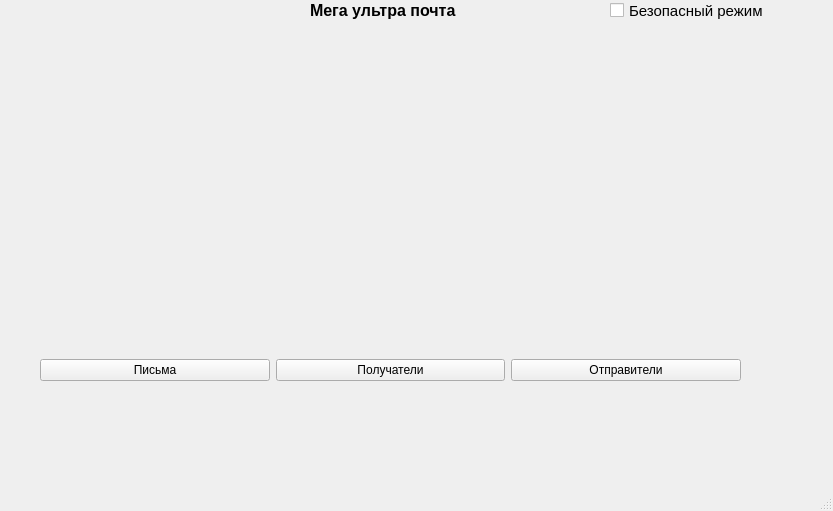
<?xml version="1.0" encoding="UTF-8"?>
<ui version="4.0">
 <class>MainWindow</class>
 <widget class="QMainWindow" name="MainWindow">
  <property name="geometry">
   <rect>
    <x>0</x>
    <y>0</y>
    <width>833</width>
    <height>511</height>
   </rect>
  </property>
  <property name="windowTitle">
   <string>Шумков Д.В. 4134к</string>
  </property>
  <widget class="QWidget" name="centralwidget">
   <widget class="QStackedWidget" name="stackedWidget">
    <property name="geometry">
     <rect>
      <x>20</x>
      <y>30</y>
      <width>791</width>
      <height>441</height>
     </rect>
    </property>
    <widget class="QWidget" name="page">
     <widget class="QWidget" name="layoutWidget">
      <property name="geometry">
       <rect>
        <x>20</x>
        <y>325</y>
        <width>701</width>
        <height>31</height>
       </rect>
      </property>
      <layout class="QHBoxLayout" name="horizontalLayout_2">
       <item>
        <widget class="QPushButton" name="pushButton_3">
         <property name="text">
          <string>Письма</string>
         </property>
        </widget>
       </item>
       <item>
        <widget class="QPushButton" name="pushButton_2">
         <property name="text">
          <string>Получатели</string>
         </property>
        </widget>
       </item>
       <item>
        <widget class="QPushButton" name="pushButton">
         <property name="text">
          <string>Отправители</string>
         </property>
        </widget>
       </item>
      </layout>
     </widget>
     <widget class="QLabel" name="label_12">
      <property name="geometry">
       <rect>
        <x>50</x>
        <y>360</y>
        <width>151</width>
        <height>61</height>
       </rect>
      </property>
      <property name="text">
       <string/>
      </property>
      <property name="pixmap">
       <pixmap resource="icons.qrc">:/src/free-icon-mail-646094.png</pixmap>
      </property>
      <property name="scaledContents">
       <bool>true</bool>
      </property>
     </widget>
     <widget class="QLabel" name="label_13">
      <property name="geometry">
       <rect>
        <x>300</x>
        <y>360</y>
        <width>151</width>
        <height>51</height>
       </rect>
      </property>
      <property name="text">
       <string/>
      </property>
      <property name="pixmap">
       <pixmap resource="icons.qrc">:/src/free-icon-recipient-9101806.png</pixmap>
      </property>
      <property name="scaledContents">
       <bool>true</bool>
      </property>
     </widget>
     <widget class="QLabel" name="label_14">
      <property name="geometry">
       <rect>
        <x>530</x>
        <y>360</y>
        <width>161</width>
        <height>51</height>
       </rect>
      </property>
      <property name="text">
       <string/>
      </property>
      <property name="pixmap">
       <pixmap resource="icons.qrc">:/src/free-icon-mailing-10070244.png</pixmap>
      </property>
      <property name="scaledContents">
       <bool>true</bool>
      </property>
     </widget>
     <widget class="QLabel" name="label_15">
      <property name="geometry">
       <rect>
        <x>90</x>
        <y>40</y>
        <width>581</width>
        <height>271</height>
       </rect>
      </property>
      <property name="text">
       <string/>
      </property>
      <property name="pixmap">
       <pixmap resource="icons.qrc">:/src/photo_2023-05-30_22-47-25.jpg</pixmap>
      </property>
      <property name="scaledContents">
       <bool>true</bool>
      </property>
     </widget>
    </widget>
    <widget class="QWidget" name="page_3">
     <widget class="QPushButton" name="pushButton_5">
      <property name="geometry">
       <rect>
        <x>660</x>
        <y>380</y>
        <width>80</width>
        <height>24</height>
       </rect>
      </property>
      <property name="text">
       <string>Назад</string>
      </property>
     </widget>
     <widget class="QGroupBox" name="groupBox_3">
      <property name="geometry">
       <rect>
        <x>10</x>
        <y>50</y>
        <width>181</width>
        <height>281</height>
       </rect>
      </property>
      <property name="title">
       <string>Добавление</string>
      </property>
      <widget class="QWidget" name="layoutWidget">
       <property name="geometry">
        <rect>
         <x>11</x>
         <y>31</y>
         <width>161</width>
         <height>241</height>
        </rect>
       </property>
       <layout class="QVBoxLayout" name="verticalLayout">
        <item>
         <widget class="QLabel" name="label_4">
          <property name="text">
           <string>Имя</string>
          </property>
         </widget>
        </item>
        <item>
         <widget class="QLineEdit" name="lineEdit_5"/>
        </item>
        <item>
         <widget class="QLabel" name="label_5">
          <property name="text">
           <string>Адрес</string>
          </property>
         </widget>
        </item>
        <item>
         <widget class="QLineEdit" name="lineEdit_6"/>
        </item>
        <item>
         <widget class="QLabel" name="label_6">
          <property name="text">
           <string>Телефон</string>
          </property>
         </widget>
        </item>
        <item>
         <widget class="QLineEdit" name="lineEdit_7"/>
        </item>
        <item>
         <widget class="QPushButton" name="pushButton_12">
          <property name="text">
           <string>Добавить</string>
          </property>
         </widget>
        </item>
       </layout>
      </widget>
     </widget>
     <widget class="QGroupBox" name="groupBox_4">
      <property name="geometry">
       <rect>
        <x>200</x>
        <y>50</y>
        <width>151</width>
        <height>191</height>
       </rect>
      </property>
      <property name="title">
       <string>Редактирование</string>
      </property>
      <widget class="QWidget" name="layoutWidget">
       <property name="geometry">
        <rect>
         <x>10</x>
         <y>30</y>
         <width>131</width>
         <height>141</height>
        </rect>
       </property>
       <layout class="QVBoxLayout" name="verticalLayout_3">
        <item>
         <widget class="QLineEdit" name="lineEdit_8"/>
        </item>
        <item>
         <widget class="QPushButton" name="pushButton_10">
          <property name="text">
           <string>Редактировать</string>
          </property>
         </widget>
        </item>
        <item>
         <widget class="QPushButton" name="pushButton_11">
          <property name="text">
           <string>Удалить</string>
          </property>
         </widget>
        </item>
       </layout>
      </widget>
     </widget>
     <widget class="QTableView" name="tableView_2">
      <property name="geometry">
       <rect>
        <x>380</x>
        <y>10</y>
        <width>361</width>
        <height>321</height>
       </rect>
      </property>
     </widget>
     <widget class="QLabel" name="label_9">
      <property name="geometry">
       <rect>
        <x>0</x>
        <y>0</y>
        <width>221</width>
        <height>41</height>
       </rect>
      </property>
      <property name="font">
       <font>
        <family>Arial</family>
        <pointsize>12</pointsize>
        <bold>true</bold>
       </font>
      </property>
      <property name="text">
       <string>Вы в окне &quot;Получатель&quot;</string>
      </property>
     </widget>
    </widget>
    <widget class="QWidget" name="page_4">
     <widget class="QPushButton" name="pushButton_6">
      <property name="geometry">
       <rect>
        <x>660</x>
        <y>400</y>
        <width>80</width>
        <height>24</height>
       </rect>
      </property>
      <property name="text">
       <string>Назад</string>
      </property>
     </widget>
     <widget class="QTableView" name="tableView_3">
      <property name="geometry">
       <rect>
        <x>10</x>
        <y>30</y>
        <width>371</width>
        <height>301</height>
       </rect>
      </property>
     </widget>
     <widget class="QWidget" name="layoutWidget">
      <property name="geometry">
       <rect>
        <x>10</x>
        <y>330</y>
        <width>731</width>
        <height>61</height>
       </rect>
      </property>
      <layout class="QHBoxLayout" name="horizontalLayout_5">
       <item>
        <widget class="QGroupBox" name="groupBox_5">
         <property name="title">
          <string>Отправитель</string>
         </property>
         <widget class="QComboBox" name="comboBox">
          <property name="geometry">
           <rect>
            <x>10</x>
            <y>30</y>
            <width>341</width>
            <height>24</height>
           </rect>
          </property>
          <item>
           <property name="text">
            <string/>
           </property>
          </item>
         </widget>
        </widget>
       </item>
       <item>
        <widget class="QGroupBox" name="groupBox_6">
         <property name="title">
          <string>Получатель</string>
         </property>
         <widget class="QComboBox" name="comboBox_2">
          <property name="geometry">
           <rect>
            <x>10</x>
            <y>30</y>
            <width>341</width>
            <height>24</height>
           </rect>
          </property>
          <item>
           <property name="text">
            <string/>
           </property>
          </item>
         </widget>
        </widget>
       </item>
      </layout>
     </widget>
     <widget class="QPushButton" name="pushButton_Send">
      <property name="geometry">
       <rect>
        <x>270</x>
        <y>400</y>
        <width>191</width>
        <height>24</height>
       </rect>
      </property>
      <property name="font">
       <font>
        <pointsize>12</pointsize>
        <bold>true</bold>
       </font>
      </property>
      <property name="text">
       <string>Написать письмо</string>
      </property>
     </widget>
     <widget class="QLabel" name="label_11">
      <property name="geometry">
       <rect>
        <x>400</x>
        <y>20</y>
        <width>181</width>
        <height>31</height>
       </rect>
      </property>
      <property name="font">
       <font>
        <family>Arial</family>
        <pointsize>12</pointsize>
        <bold>true</bold>
       </font>
      </property>
      <property name="text">
       <string>Вы в окне &quot;Письма&quot;</string>
      </property>
     </widget>
     <widget class="QWidget" name="">
      <property name="geometry">
       <rect>
        <x>390</x>
        <y>110</y>
        <width>401</width>
        <height>216</height>
       </rect>
      </property>
      <layout class="QVBoxLayout" name="verticalLayout_5">
       <item>
        <widget class="QLabel" name="label_7">
         <property name="text">
          <string>Поле ввода сообщения</string>
         </property>
        </widget>
       </item>
       <item>
        <widget class="QTextEdit" name="textEdit_Message"/>
       </item>
      </layout>
     </widget>
     <widget class="QWidget" name="">
      <property name="geometry">
       <rect>
        <x>390</x>
        <y>60</y>
        <width>401</width>
        <height>48</height>
       </rect>
      </property>
      <layout class="QVBoxLayout" name="verticalLayout_6">
       <item>
        <widget class="QLabel" name="label_8">
         <property name="text">
          <string>Тема письма</string>
         </property>
        </widget>
       </item>
       <item>
        <widget class="QLineEdit" name="lineEdit_Subject"/>
       </item>
      </layout>
     </widget>
    </widget>
    <widget class="QWidget" name="page_2">
     <widget class="QPushButton" name="pushButton_4">
      <property name="geometry">
       <rect>
        <x>690</x>
        <y>390</y>
        <width>80</width>
        <height>24</height>
       </rect>
      </property>
      <property name="text">
       <string>Назад</string>
      </property>
     </widget>
     <widget class="QTableView" name="tableView">
      <property name="geometry">
       <rect>
        <x>390</x>
        <y>50</y>
        <width>381</width>
        <height>331</height>
       </rect>
      </property>
     </widget>
     <widget class="QWidget" name="layoutWidget">
      <property name="geometry">
       <rect>
        <x>10</x>
        <y>50</y>
        <width>361</width>
        <height>301</height>
       </rect>
      </property>
      <layout class="QHBoxLayout" name="horizontalLayout">
       <item>
        <widget class="QGroupBox" name="groupBox">
         <property name="title">
          <string>Добавление</string>
         </property>
         <widget class="QWidget" name="layoutWidget">
          <property name="geometry">
           <rect>
            <x>10</x>
            <y>30</y>
            <width>151</width>
            <height>231</height>
           </rect>
          </property>
          <layout class="QVBoxLayout" name="verticalLayout_2">
           <item>
            <widget class="QLabel" name="label">
             <property name="text">
              <string>Имя</string>
             </property>
            </widget>
           </item>
           <item>
            <widget class="QLineEdit" name="lineEdit"/>
           </item>
           <item>
            <widget class="QLabel" name="label_2">
             <property name="text">
              <string>Адрес</string>
             </property>
            </widget>
           </item>
           <item>
            <widget class="QLineEdit" name="lineEdit_2"/>
           </item>
           <item>
            <widget class="QLabel" name="label_3">
             <property name="text">
              <string>Телефон</string>
             </property>
            </widget>
           </item>
           <item>
            <widget class="QLineEdit" name="lineEdit_3"/>
           </item>
           <item>
            <widget class="QPushButton" name="pushButton_7">
             <property name="text">
              <string>Добавить</string>
             </property>
            </widget>
           </item>
          </layout>
         </widget>
        </widget>
       </item>
       <item>
        <widget class="QGroupBox" name="groupBox_2">
         <property name="title">
          <string>Редактирование</string>
         </property>
         <widget class="QWidget" name="layoutWidget">
          <property name="geometry">
           <rect>
            <x>10</x>
            <y>30</y>
            <width>151</width>
            <height>141</height>
           </rect>
          </property>
          <layout class="QVBoxLayout" name="verticalLayout_4">
           <item>
            <widget class="QLineEdit" name="lineEdit_4"/>
           </item>
           <item>
            <widget class="QPushButton" name="pushButton_8">
             <property name="text">
              <string>Редактировать</string>
             </property>
            </widget>
           </item>
           <item>
            <widget class="QPushButton" name="pushButton_9">
             <property name="mouseTracking">
              <bool>false</bool>
             </property>
             <property name="text">
              <string>Удалить</string>
             </property>
            </widget>
           </item>
          </layout>
         </widget>
        </widget>
       </item>
      </layout>
     </widget>
     <widget class="QLabel" name="label_10">
      <property name="geometry">
       <rect>
        <x>20</x>
        <y>0</y>
        <width>211</width>
        <height>41</height>
       </rect>
      </property>
      <property name="font">
       <font>
        <family>Arial</family>
        <pointsize>12</pointsize>
        <bold>true</bold>
       </font>
      </property>
      <property name="text">
       <string>Вы в окне &quot;Отправитель&quot;</string>
      </property>
     </widget>
    </widget>
   </widget>
   <widget class="QLabel" name="dateTimeLabel">
    <property name="geometry">
     <rect>
      <x>10</x>
      <y>10</y>
      <width>341</width>
      <height>21</height>
     </rect>
    </property>
    <property name="font">
     <font>
      <family>Roboto</family>
      <pointsize>12</pointsize>
     </font>
    </property>
    <property name="text">
     <string/>
    </property>
   </widget>
   <widget class="QWidget" name="layoutWidget">
    <property name="geometry">
     <rect>
      <x>0</x>
      <y>0</y>
      <width>2</width>
      <height>2</height>
     </rect>
    </property>
    <layout class="QHBoxLayout" name="horizontalLayout_3"/>
   </widget>
   <widget class="QWidget" name="layoutWidget">
    <property name="geometry">
     <rect>
      <x>0</x>
      <y>0</y>
      <width>2</width>
      <height>2</height>
     </rect>
    </property>
    <layout class="QHBoxLayout" name="horizontalLayout_4"/>
   </widget>
   <widget class="QCheckBox" name="safeModeCheckBox">
    <property name="geometry">
     <rect>
      <x>610</x>
      <y>0</y>
      <width>161</width>
      <height>21</height>
     </rect>
    </property>
    <property name="font">
     <font>
      <pointsize>11</pointsize>
     </font>
    </property>
    <property name="text">
     <string>Безопасный режим</string>
    </property>
   </widget>
   <widget class="QLabel" name="label_16">
    <property name="geometry">
     <rect>
      <x>310</x>
      <y>0</y>
      <width>151</width>
      <height>21</height>
     </rect>
    </property>
    <property name="font">
     <font>
      <family>Arial</family>
      <pointsize>12</pointsize>
      <bold>true</bold>
     </font>
    </property>
    <property name="text">
     <string>Мега ультра почта</string>
    </property>
   </widget>
  </widget>
  <widget class="QMenuBar" name="menubar">
   <property name="geometry">
    <rect>
     <x>0</x>
     <y>0</y>
     <width>833</width>
     <height>21</height>
    </rect>
   </property>
  </widget>
  <widget class="QStatusBar" name="statusbar"/>
 </widget>
 <resources>
  <include location="icons.qrc"/>
 </resources>
 <connections/>
</ui>
